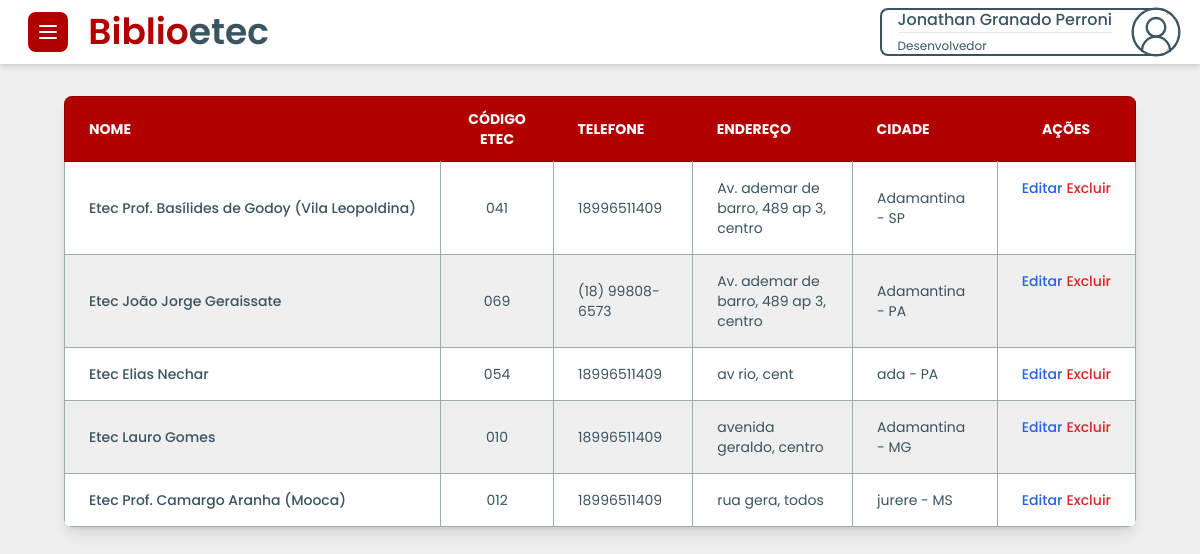
Page /Users/pageUser/pageGlobal/list/listaescolaNew.php (signed in) on the committed database.
### tables this page shows
CREATE TABLE `tbescola` (
  `codigo` int(11) NOT NULL,
  `nome_escola` text NOT NULL,
  `tipoEscola` varchar(220) NOT NULL,
  `codigo_escola` varchar(50) NOT NULL,
  `endereco` text NOT NULL,
  `bairro` text NOT NULL,
  `cidade` text NOT NULL,
  `estado` char(100) NOT NULL,
  `cnpj` char(14) NOT NULL,
  `telefone` text DEFAULT NULL,
  `celular` text NOT NULL,
  `email` varchar(220) NOT NULL,
  `cep` varchar(20) NOT NULL,
  `numero` varchar(100) NOT NULL,
  `cadastrado_por` varchar(220) NOT NULL,
  `data_cadastro` datetime NOT NULL
);

### Users/pageUser/pageGlobal/list/listaescolaNew.php (the view, shortened to what this page needs)
<?php
 include("../../../../conexao/conexao.php");
?>
<!DOCTYPE html>
<html lang="pt-br">
<head>
    <script src="https://cdn.tailwindcss.com"></script>
    <link href="https://cdn.jsdelivr.net/npm/flowbite@2.5.1/dist/flowbite.min.css" rel="stylesheet" />
    <link rel="stylesheet" href="../../../UserCss/defaults.css">
</head>
<body>
    <nav class="flex justify-between items-center py-2 px-4 bg-white shadow-md">
        <div id="nav-left-side">
            <button data-drawer-target="default-sidebar" data-drawer-toggle="default-sidebar" aria-controls="default-sidebar" type="button" class="inline-flex items-center p-2 ms-3 bg-[var(--primary)] text-sm text-white rounded-lg hover:bg-[var(--primary-emphasis)] focus:outline-none focus:ring-2 focus:ring-gray-200 dark:text-white dark:hover:bg-[var(--primary-emphasis)]">
            </button>
            <a href="#" class="text-4xl mx-4 text-primary font-semibold hidden md:inline" tabindex="-1">Biblio<span class="text-secondary">etec</span></a>
        </div>
        <button id="dropdown-perfil" data-dropdown-toggle="dropdown" class="flex justify-between items-center max-h-12 pl-4 mr-4 bg-white border-2 border-solid border-[var(--secondary)] border-r-0 rounded-lg text-[var(--secondary)] text-left flex-nowrap text-nowrap" type="button">
        <div>
             <span class="text-[var(--secondary)] font-medium"><?php echo $_SESSION['nome']; ?></span>
                <hr>
                <span class="text-xs text-[var(--secondary)]"><?php echo $_SESSION['acesso']; ?></span>
            </div>
        </button>
    </nav>
    <main class="mx-1 sm:mx-16 my-8">
        <div class="relative overflow-x-auto shadow-lg rounded-lg">
            <table class="min-w-full text-sm text-left rtl:text-right text-[var(--secondary)]">
                <thead class="text-sm text-white uppercase bg-[var(--primary)] border border-[var(--primary-emphasis)]">
                    <tr class="">
                        <th scope="col" class="px-6 py-3">Nome</th>
                        <th scope="col" class="px-6 py-3 text-center">Código Etec</th>
                        <th scope="col" class="px-6 py-3">Telefone</th>
                        <th scope="col" class="px-6 py-3">Endereço</th>
                        <th scope="col" class="px-6 py-3">Cidade</th>
                        <th scope="col" class="px-6 py-3 text-center">Ações</th>
                    </tr>
                </thead>
                <tbody class="border border-[var(--grey)]">
                <?php
                    $sql = "SELECT codigo, nome_escola, endereco, bairro, cidade, estado, telefone, codigo_escola FROM tbescola";
                    $result = mysqli_query($conn, $sql);
                    if (mysqli_num_rows($result) > 0) {
                        while($row = mysqli_fetch_assoc($result)) {
                            $codigoEtecFormatado = substr($row["codigo_escola"], 0,3);
                            $enderecoFormatado = $row["endereco"] . ", " . $row["bairro"];
                            $cidadeEstado = $row["cidade"] . " - " . $row["estado"];
                            echo '
                            <tr class="odd:bg-white even:bg-[var(--off-white)] border-b border-[var(--grey)]">
                                <th scope="row" class="px-4 py-1 md:px-6 md:py-4 min-h-24 md:min-h-10 font-medium text-[var(--secondary)] whitespace-nowrap border-r border-[var(--grey)]">
                                    ' . htmlspecialchars($row["nome_escola"]) . '
                                </th>
                                <td class="px-2 py-1 md:px-6 md:py-4 min-h-24 md:min-h-10 border-r border-[var(--grey)] text-center">' . htmlspecialchars($codigoEtecFormatado) . '</td>
                                <td class="px-4 py-1 md:px-6 md:py-4 min-h-24 md:min-h-10 border-r border-[var(--grey)]">' . htmlspecialchars($row["telefone"]) . '</td>
                                <td class="px-4 py-1 md:px-6 md:py-4 min-h-24 md:min-h-10 border-r border-[var(--grey)]">' . htmlspecialchars($enderecoFormatado) . '</td>
                                <td class="px-4 py-1 md:px-6 md:py-4 min-h-24 md:min-h-10 border-r border-[var(--grey)]">' . htmlspecialchars($cidadeEstado) . ' </td>
                                <td class="flex justify-between min-h-24 md:min-h-10 md:justify-evenly gap-1 px-4 py-1 md:px-6 md:py-4">
                                    <a href="../editar/editarEscola.php?codigo= '. urlencode($row["codigo"]) . '" class="font-medium text-blue-600 hover:underline">Editar</a>
                                   <form id="form-excluir" action="../excluir/excluirEscola.php" method="POST"><input value=' . urlencode($row["codigo"]) . ' readonly name="codigo" class="hidden"/> <button type="submit" class="font-medium text-red-600 hover:underline">Excluir</button></form>
                                </td>
                            </tr>';
                        }
                    } else {
                        echo '<tr><td colspan="5" class="text-center px-4 py-1 md:px-6 md:py-4">Nenhum dado encontrado</td></tr>';
                    }
                ?>
                </tbody>
            </table>
        </div>
    </main>
</body>
</html>

### Users/UserCss/defaults.css (style rules this page uses)
:root { --primary: #b20000; --primary-emphasis: #8e0000; --primary-light: #f0bebe; --secondary: #3a5461; --secondary-emphasis: #23323a; --light-grey: #d8dddf; --grey: #9daab0; --dark-grey: #273336; --off-black: #141617; --off-white: #efefef; }
* { box-sizing: border-box !important; font-family: "Poppins", sans-serif !important; }
body { width: 100% !important; display: flex !important; flex-direction: column !important; background-color: var(--off-white) !important; }
.text-primary { color: var(--primary) !important; }
.text-secondary { color: var(--secondary) !important; }

### rows in the picture
tbescola: nome_escola "Etec Prof. Basílides de Godoy (Vila Leopoldina)", codigo_escola "041", telefone "18996511409", enderecoFormatado "Av. ademar de barro, 489 ap 3, centro", cidadeEstado "Adamantina - SP"
tbescola: nome_escola "Etec João Jorge Geraissate", codigo_escola "069", telefone "(18) 99808-6573", enderecoFormatado "Av. ademar de barro, 489 ap 3, centro", cidadeEstado "Adamantina - PA"
tbescola: nome_escola "Etec Elias Nechar", codigo_escola "054", telefone "18996511409", enderecoFormatado "av rio, cent", cidadeEstado "ada - PA"
tbescola: nome_escola "Etec Lauro Gomes", codigo_escola "010", telefone "18996511409", enderecoFormatado "avenida geraldo, centro", cidadeEstado "Adamantina - MG"
tbescola: nome_escola "Etec Prof. Camargo Aranha (Mooca)", codigo_escola "012", telefone "18996511409", enderecoFormatado "rua gera, todos", cidadeEstado "jurere - MS"

### other values in the picture
$_SESSION['nome'] "Jonathan Granado Perroni"
$_SESSION['acesso'] "Desenvolvedor"
